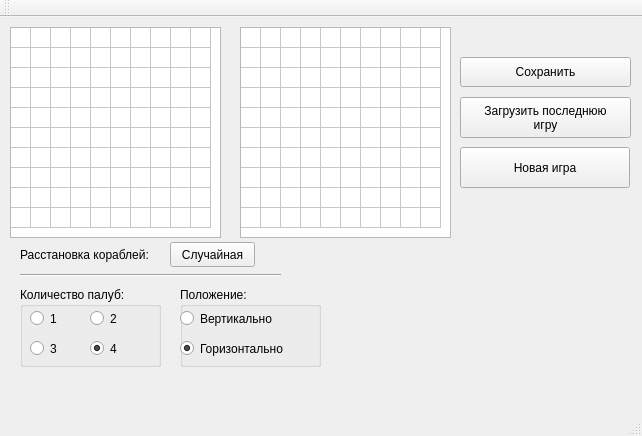
<?xml version="1.0" encoding="UTF-8"?>
<ui version="4.0">
 <class>MainWindow</class>
 <widget class="QMainWindow" name="MainWindow">
  <property name="geometry">
   <rect>
    <x>0</x>
    <y>0</y>
    <width>642</width>
    <height>436</height>
   </rect>
  </property>
  <property name="windowTitle">
   <string>Sea Battle by rvlrp</string>
  </property>
  <widget class="QWidget" name="centralWidget">
   <widget class="QTableWidget" name="myfield">
    <property name="geometry">
     <rect>
      <x>10</x>
      <y>10</y>
      <width>211</width>
      <height>211</height>
     </rect>
    </property>
    <property name="editTriggers">
     <set>QAbstractItemView::NoEditTriggers</set>
    </property>
    <property name="tabKeyNavigation">
     <bool>true</bool>
    </property>
    <property name="showDropIndicator" stdset="0">
     <bool>true</bool>
    </property>
    <property name="selectionMode">
     <enum>QAbstractItemView::NoSelection</enum>
    </property>
    <property name="showGrid">
     <bool>true</bool>
    </property>
    <property name="wordWrap">
     <bool>false</bool>
    </property>
    <property name="cornerButtonEnabled">
     <bool>true</bool>
    </property>
    <property name="rowCount">
     <number>10</number>
    </property>
    <property name="columnCount">
     <number>10</number>
    </property>
    <attribute name="horizontalHeaderVisible">
     <bool>false</bool>
    </attribute>
    <attribute name="horizontalHeaderDefaultSectionSize">
     <number>20</number>
    </attribute>
    <attribute name="horizontalHeaderMinimumSectionSize">
     <number>20</number>
    </attribute>
    <attribute name="verticalHeaderVisible">
     <bool>false</bool>
    </attribute>
    <attribute name="verticalHeaderDefaultSectionSize">
     <number>20</number>
    </attribute>
    <attribute name="verticalHeaderMinimumSectionSize">
     <number>20</number>
    </attribute>
    <row/>
    <row/>
    <row/>
    <row/>
    <row/>
    <row/>
    <row/>
    <row/>
    <row/>
    <row/>
    <column/>
    <column/>
    <column/>
    <column/>
    <column/>
    <column/>
    <column/>
    <column/>
    <column/>
    <column/>
   </widget>
   <widget class="QTableWidget" name="enemyfield">
    <property name="geometry">
     <rect>
      <x>240</x>
      <y>10</y>
      <width>211</width>
      <height>211</height>
     </rect>
    </property>
    <property name="editTriggers">
     <set>QAbstractItemView::NoEditTriggers</set>
    </property>
    <property name="tabKeyNavigation">
     <bool>true</bool>
    </property>
    <property name="showDropIndicator" stdset="0">
     <bool>true</bool>
    </property>
    <property name="selectionMode">
     <enum>QAbstractItemView::NoSelection</enum>
    </property>
    <property name="showGrid">
     <bool>true</bool>
    </property>
    <property name="wordWrap">
     <bool>false</bool>
    </property>
    <property name="cornerButtonEnabled">
     <bool>true</bool>
    </property>
    <property name="rowCount">
     <number>10</number>
    </property>
    <property name="columnCount">
     <number>10</number>
    </property>
    <attribute name="horizontalHeaderVisible">
     <bool>false</bool>
    </attribute>
    <attribute name="horizontalHeaderDefaultSectionSize">
     <number>20</number>
    </attribute>
    <attribute name="horizontalHeaderMinimumSectionSize">
     <number>20</number>
    </attribute>
    <attribute name="verticalHeaderVisible">
     <bool>false</bool>
    </attribute>
    <attribute name="verticalHeaderDefaultSectionSize">
     <number>20</number>
    </attribute>
    <attribute name="verticalHeaderMinimumSectionSize">
     <number>20</number>
    </attribute>
    <row/>
    <row/>
    <row/>
    <row/>
    <row/>
    <row/>
    <row/>
    <row/>
    <row/>
    <row/>
    <column/>
    <column/>
    <column/>
    <column/>
    <column/>
    <column/>
    <column/>
    <column/>
    <column/>
    <column/>
   </widget>
   <widget class="Line" name="line">
    <property name="geometry">
     <rect>
      <x>20</x>
      <y>250</y>
      <width>261</width>
      <height>16</height>
     </rect>
    </property>
    <property name="orientation">
     <enum>Qt::Horizontal</enum>
    </property>
   </widget>
   <widget class="QLabel" name="label_2">
    <property name="enabled">
     <bool>true</bool>
    </property>
    <property name="geometry">
     <rect>
      <x>20</x>
      <y>230</y>
      <width>141</width>
      <height>16</height>
     </rect>
    </property>
    <property name="text">
     <string>Расстановка кораблей:</string>
    </property>
   </widget>
   <widget class="QGroupBox" name="gui_decknum">
    <property name="enabled">
     <bool>true</bool>
    </property>
    <property name="geometry">
     <rect>
      <x>20</x>
      <y>270</y>
      <width>141</width>
      <height>80</height>
     </rect>
    </property>
    <property name="font">
     <font>
      <weight>50</weight>
      <bold>false</bold>
      <kerning>true</kerning>
     </font>
    </property>
    <property name="title">
     <string>Количество палуб:</string>
    </property>
    <property name="checkable">
     <bool>false</bool>
    </property>
    <widget class="QRadioButton" name="radioButton_1deck">
     <property name="geometry">
      <rect>
       <x>10</x>
       <y>20</y>
       <width>41</width>
       <height>23</height>
      </rect>
     </property>
     <property name="text">
      <string>1</string>
     </property>
    </widget>
    <widget class="QRadioButton" name="radioButton_2deck">
     <property name="geometry">
      <rect>
       <x>70</x>
       <y>20</y>
       <width>41</width>
       <height>23</height>
      </rect>
     </property>
     <property name="text">
      <string>2</string>
     </property>
    </widget>
    <widget class="QRadioButton" name="radioButton_3deck">
     <property name="geometry">
      <rect>
       <x>10</x>
       <y>50</y>
       <width>41</width>
       <height>23</height>
      </rect>
     </property>
     <property name="text">
      <string>3</string>
     </property>
    </widget>
    <widget class="QRadioButton" name="radioButton_4deck">
     <property name="geometry">
      <rect>
       <x>70</x>
       <y>50</y>
       <width>41</width>
       <height>23</height>
      </rect>
     </property>
     <property name="text">
      <string>4</string>
     </property>
     <property name="checked">
      <bool>true</bool>
     </property>
    </widget>
   </widget>
   <widget class="QGroupBox" name="gui_shippos">
    <property name="geometry">
     <rect>
      <x>180</x>
      <y>270</y>
      <width>141</width>
      <height>80</height>
     </rect>
    </property>
    <property name="title">
     <string>Положение:</string>
    </property>
    <widget class="QRadioButton" name="radioButton_2">
     <property name="geometry">
      <rect>
       <x>0</x>
       <y>50</y>
       <width>121</width>
       <height>23</height>
      </rect>
     </property>
     <property name="text">
      <string>Горизонтально</string>
     </property>
     <property name="checked">
      <bool>true</bool>
     </property>
    </widget>
    <widget class="QRadioButton" name="radioButton">
     <property name="geometry">
      <rect>
       <x>0</x>
       <y>20</y>
       <width>111</width>
       <height>23</height>
      </rect>
     </property>
     <property name="text">
      <string>Вертикально</string>
     </property>
    </widget>
   </widget>
   <widget class="QPushButton" name="randomput">
    <property name="geometry">
     <rect>
      <x>170</x>
      <y>225</y>
      <width>85</width>
      <height>25</height>
     </rect>
    </property>
    <property name="text">
     <string>Случайная</string>
    </property>
   </widget>
   <widget class="QPushButton" name="savebutton">
    <property name="geometry">
     <rect>
      <x>460</x>
      <y>40</y>
      <width>171</width>
      <height>30</height>
     </rect>
    </property>
    <property name="text">
     <string>Сохранить</string>
    </property>
   </widget>
   <widget class="QPushButton" name="newgamebutton">
    <property name="geometry">
     <rect>
      <x>460</x>
      <y>130</y>
      <width>170</width>
      <height>41</height>
     </rect>
    </property>
    <property name="text">
     <string>Новая игра</string>
    </property>
   </widget>
   <widget class="QPushButton" name="loadbutton">
    <property name="geometry">
     <rect>
      <x>460</x>
      <y>80</y>
      <width>171</width>
      <height>41</height>
     </rect>
    </property>
    <property name="text">
     <string>Загрузить последнюю 
игру</string>
    </property>
   </widget>
  </widget>
  <widget class="QMenuBar" name="menuBar">
   <property name="geometry">
    <rect>
     <x>0</x>
     <y>0</y>
     <width>642</width>
     <height>22</height>
    </rect>
   </property>
  </widget>
  <widget class="QToolBar" name="mainToolBar">
   <attribute name="toolBarArea">
    <enum>TopToolBarArea</enum>
   </attribute>
   <attribute name="toolBarBreak">
    <bool>false</bool>
   </attribute>
  </widget>
  <widget class="QStatusBar" name="statusBar"/>
 </widget>
 <layoutdefault spacing="6" margin="11"/>
 <resources/>
 <connections/>
</ui>
